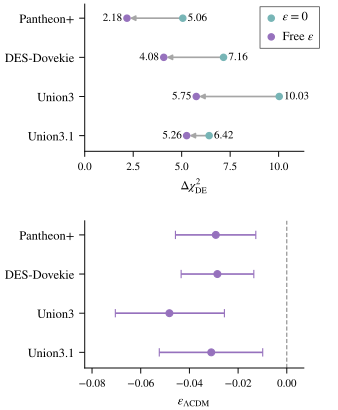

Write the Python code that produced this figure.
#!/usr/bin/env python3
"""Plot the updated BAO+SN posterior compilation comparison.

Top: dark-energy chi-square improvements from the refined run-summary minima.
Bottom: weighted epsilon medians and 16th/84th posterior percentiles in
flat LambdaCDM+epsilon. This plotting script performs no new profiling or optimization.
"""

from __future__ import annotations

import hashlib
import json
import os
from dataclasses import dataclass
from pathlib import Path

os.environ.setdefault("MPLCONFIGDIR", "/tmp/sn_bao_matplotlib")

import matplotlib as mpl
import matplotlib.pyplot as plt
from matplotlib.patches import FancyArrowPatch
import numpy as np

from src.sampler import compute_getdist_constraints
from src.posterior_io import load_run


ROOT = Path(__file__).resolve().parent.parent
RUN_ROOT = Path(os.environ.get(
    "SN_BAO_POSTERIOR_ROOT",
    str(ROOT / "results/runs/baseline"),
))
OUTPUT = Path(os.environ.get(
    "SN_BAO_FIGURE_DIR", str(ROOT / "figures"),
)) / "figure1.pdf"
MODELS = ("lcdm", "w0wa", "lcdm-epsilon", "w0wa-epsilon")
SAMPLE_KEYS = ("pantheon", "dovekie", "union3", "union31")

SECTOSA = "#9671bd"
VIRGINIA = "#77b5b6"


@dataclass(frozen=True)
class Compilation:
    """One displayed supernova compilation."""

    label: str


COMPILATIONS = (
    Compilation("Pantheon+"),
    Compilation("DES-Dovekie"),
    Compilation("Union3"),
    Compilation("Union3.1"),
)



def collect_posterior_results(run_root: Path | None = None) -> tuple[tuple, dict]:
    """Calculate plotted values and provenance from refined summaries and weighted posterior draws."""
    run_root = RUN_ROOT if run_root is None else Path(run_root)
    intervals, fixed_epsilon, free_epsilon = [], [], []
    records = []
    for key, compilation in zip(SAMPLE_KEYS, COMPILATIONS, strict=True):
        runs = {model: load_run(run_root, key, model) for model in MODELS}
        epsilon = runs["lcdm-epsilon"]["epsilon"]
        fixed = runs["lcdm"]["minimum_chi2"] - runs["w0wa"]["minimum_chi2"]
        free = runs["lcdm-epsilon"]["minimum_chi2"] - runs["w0wa-epsilon"]["minimum_chi2"]
        intervals.append([epsilon["median"], epsilon["q16"], epsilon["q84"]])
        fixed_epsilon.append(fixed)
        free_epsilon.append(free)
        records.append({"sample": key, "label": compilation.label,
                        "epsilon": epsilon, "delta_chi2_fixed_epsilon": fixed,
                        "delta_chi2_free_epsilon": free, "runs": runs})
    positions = 0.75 * np.arange(len(COMPILATIONS), dtype=float)
    values = (np.asarray(intervals), np.asarray(fixed_epsilon), np.asarray(free_epsilon), positions)
    provenance = {
        "data_combination": "BAO+SN", "run_root": str(run_root.resolve()),
        "minimum_method": "Refined minimum_chi2 from summary.json; no new minimization",
        "epsilon_model": "lcdm-epsilon", "epsilon_quantile_probabilities": [0.16, 0.5, 0.84],
        "epsilon_quantile_method": "GetDist weighted equal-tail percentiles; ignore_rows=0",
        "compilations": records,
    }
    return values, provenance


def collect_results() -> tuple[np.ndarray, np.ndarray, np.ndarray, np.ndarray]:
    """Return weighted epsilon intervals and refined chi-square differences."""
    return collect_posterior_results()[0]


def make_figure(
    intervals: np.ndarray,
    fixed_epsilon: np.ndarray,
    free_epsilon: np.ndarray,
    positions: np.ndarray,
) -> mpl.figure.Figure:
    """Build a compact single-column two-panel vector figure."""

    # Preserve the existing single-column dimensions.
    width_inch = 3.375
    height_inch = 4.1

    figure = plt.figure(figsize=(width_inch, height_inch))

    # ------------------------------------------------------------------
    # Stacked single-column composition.
    #
    # [left, bottom, width, height]
    #
    # A relatively large left margin is needed for the compilation names.
    # ------------------------------------------------------------------
    epsilon_ax = figure.add_axes([0.25, 0.10, 0.65, 0.36])
    delta_ax = figure.add_axes([0.25, 0.63, 0.65, 0.36])

    labels = [item.label for item in COMPILATIONS]

    # ==============================================================
    # Bottom panel: epsilon posterior medians and percentile intervals
    # ==============================================================

    medians, lower, upper = intervals.T

    epsilon_ax.errorbar(
        medians,
        positions,
        xerr=np.vstack((medians - lower, upper - medians)),
        fmt="o",
        color=SECTOSA,
        markersize=5,
        markeredgewidth=0.8,
        elinewidth=1.2,
        capsize=3.0,
        capthick=1.0,
        zorder=3,
    )

    # epsilon = 0 reference line
    epsilon_ax.axvline(
        0.0,
        color="grey",
        linestyle=(0, (4, 2)),
        linewidth=0.75,
        zorder=1,
    )

    epsilon_ax.set_xlim(min(-0.083, float(np.min(lower)) - 0.005),
                        max(0.007, float(np.max(upper)) + 0.005))

    # Sparse ticks work better at one-column width.
    epsilon_ax.set_xticks([-0.08, -0.06, -0.04, -0.02, 0.00])

    epsilon_ax.set_yticks(
        positions,
        labels,
    )

    epsilon_ax.set_xlabel(
        r"$\epsilon_{\Lambda\mathrm{CDM}}$",
        fontsize=9,
    )

    # ==============================================================
    # Top panel: change in Delta chi^2_DE
    # ==============================================================

    # Arrows show the reduction when epsilon is freed:
    #
    # epsilon = 0  ----->  free epsilon
    #
    # Since the free-epsilon result is generally smaller, the arrows
    # point from right to left in this figure.
    for y, fixed, free in zip(
        positions,
        fixed_epsilon,
        free_epsilon,
        strict=True,
    ):
        arrow = FancyArrowPatch(
            (fixed, y),
            (free, y),
            arrowstyle="-|>",
            mutation_scale=7.5,
            linewidth=1.2,
            color="0.65",
            shrinkA=0,
            shrinkB=2,
            zorder=1,
        )
        delta_ax.add_patch(arrow)

    # epsilon = 0: right-hand points
    delta_ax.scatter(
        fixed_epsilon,
        positions,
        marker="o",
        s=20,
        color=VIRGINIA,
        label=r"$\epsilon=0$",
        zorder=3,
    )

    # Free epsilon: left-hand points
    delta_ax.scatter(
        free_epsilon,
        positions,
        marker="o",
        s=20,
        facecolors=SECTOSA,
        edgecolors=SECTOSA,
        linewidths=1.0,
        label=r"Free $\epsilon$",
        zorder=3,
    )

    # --------------------------------------------------------------
    # Numerical annotations
    # --------------------------------------------------------------

    # Free-epsilon values to the left of their markers
    for y, value in zip(
        positions,
        free_epsilon,
        strict=True,
    ):
        delta_ax.text(
            value - 0.25,
            y,
            f"{value:.2f}",
            va="center",
            ha="right",
            fontsize=8,
        )

    # epsilon=0 values to the right of their markers
    for y, value in zip(
        positions,
        fixed_epsilon,
        strict=True,
    ):
        delta_ax.text(
            value + 0.25,
            y,
            f"{value:.2f}",
            va="center",
            ha="left",
            fontsize=8,
        )

    delta_ax.set_xlim(min(0.0, float(min(np.min(fixed_epsilon), np.min(free_epsilon))) - 1.0),
                      max(11.3, float(max(np.max(fixed_epsilon), np.max(free_epsilon))) + 1.0))

    # Sparse ticks complement the exact values printed by the points.
    delta_ax.set_xticks([0, 2.5, 5, 7.5, 10])

    delta_ax.set_yticks(
        positions,
        labels,
    )

    delta_ax.set_xlabel(
        r"$\Delta\chi_{\mathrm{DE}}^2$",
        fontsize=9,
    )

    # Compact legend in the whitespace between the panels.
    delta_ax.legend(
        loc="lower left",
        bbox_to_anchor=(0.8, 0.7),
        frameon=True,
        fancybox=False,
        edgecolor='k',
        linewidth=0.5,
        fontsize=9,
        #ncol=2,
        handlelength=1.0,
        handletextpad=0.4,
        borderaxespad=0.0,
        columnspacing=1.2,
    )

    # ==============================================================
    # Shared formatting
    # ==============================================================

    # Slightly asymmetric padding so that the panels remain compact.
    top_pad = 0.27
    bottom_pad = 0.30

    for axis in (epsilon_ax, delta_ax):
        axis.set_ylim(
            positions[0] - top_pad,
            positions[-1] + bottom_pad,
        )

        axis.spines["top"].set_visible(False)
        axis.spines["right"].set_visible(False)

        axis.spines["left"].set_linewidth(0.7)
        axis.spines["bottom"].set_linewidth(0.7)

        axis.tick_params(
            direction="out",
            length=4.0,
            width=0.7,
            labelsize=8,
        )

        # Pantheon+ at the top, Union3.1 at the bottom.
        axis.invert_yaxis()

    epsilon_ax.tick_params(
        axis="y",
        labelsize=9,
    )

    delta_ax.tick_params(
        axis="y",
        labelsize=9,
    )

    return figure


def main() -> None:
    """Create the figure and print its plotted numerical values."""

    values, provenance = collect_posterior_results()
    intervals, fixed_epsilon, free_epsilon, positions = values

    style = {
        "font.family": "serif",
        "font.serif": ["STIXGeneral"],
        "font.size": 8,
        "axes.labelsize": 9,
        "mathtext.fontset": "stix",
        "pdf.fonttype": 42,
        "axes.unicode_minus": True,
        "figure.facecolor": "white",
        "axes.facecolor": "white",
        "savefig.facecolor": "white",
    }

    OUTPUT.parent.mkdir(
        parents=True,
        exist_ok=True,
    )

    with mpl.rc_context(style):
        figure = make_figure(
            intervals,
            fixed_epsilon,
            free_epsilon,
            positions,
        )

        figure.savefig(
            OUTPUT,
            format="pdf",
            transparent=False,
        )

        plt.close(figure)

    provenance["outputs"] = {
        "pdf": str(OUTPUT.resolve()),
        "width_inches": 3.375, "height_inches": 4.1,
    }
    OUTPUT.with_name(OUTPUT.stem + "_values.json").write_text(
        json.dumps(provenance, indent=2, sort_keys=True) + "\n", encoding="utf-8",
    )

    print(
        "Compilation                  "
        "epsilon median [q16, q84]         fixed    free"
    )

    for compilation, values, fixed, free in zip(
        COMPILATIONS,
        intervals,
        fixed_epsilon,
        free_epsilon,
        strict=True,
    ):
        median, lower, upper = values

        print(
            f"{compilation.label:28} "
            f"{median:+.5f} "
            f"[{lower:+.5f}, {upper:+.5f}]  "
            f"{fixed:7.3f} "
            f"{free:7.3f}"
        )

    print(f"Wrote {OUTPUT}")
    print(f"Wrote {OUTPUT.with_name(OUTPUT.stem + '_values.json')}")


if __name__ == "__main__":
    main()
